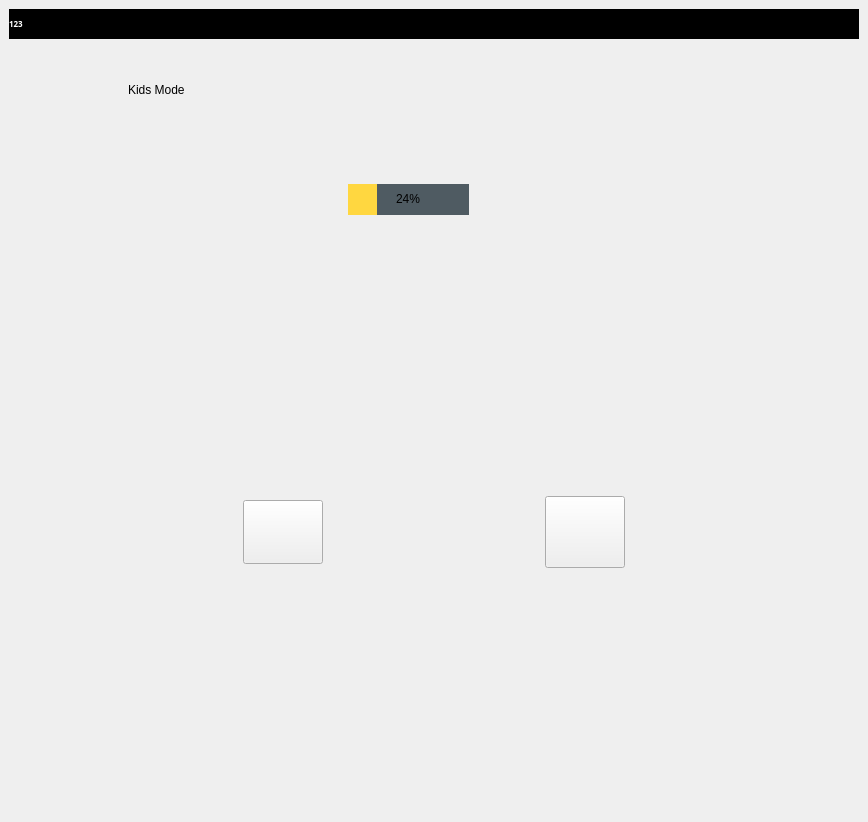
<?xml version="1.0" encoding="UTF-8"?>
<ui version="4.0">
 <class>MainWindow</class>
 <widget class="QMainWindow" name="MainWindow">
  <property name="geometry">
   <rect>
    <x>0</x>
    <y>0</y>
    <width>868</width>
    <height>822</height>
   </rect>
  </property>
  <property name="windowTitle">
   <string>MainWindow</string>
  </property>
  <property name="styleSheet">
   <string notr="true"/>
  </property>
  <widget class="QWidget" name="centralwidget">
   <property name="styleSheet">
    <string notr="true"/>
   </property>
   <layout class="QGridLayout" name="gridLayout">
    <item row="1" column="0">
     <widget class="QWidget" name="central_widget" native="true">
      <property name="styleSheet">
       <string notr="true"/>
      </property>
      <layout class="QVBoxLayout" name="verticalLayout">
       <item>
        <widget class="QWidget" name="time_bar_widget" native="true">
         <property name="minimumSize">
          <size>
           <width>0</width>
           <height>200</height>
          </size>
         </property>
         <property name="maximumSize">
          <size>
           <width>16777215</width>
           <height>200</height>
          </size>
         </property>
         <widget class="QLabel" name="heading">
          <property name="geometry">
           <rect>
            <x>110</x>
            <y>20</y>
            <width>151</width>
            <height>31</height>
           </rect>
          </property>
          <property name="styleSheet">
           <string notr="true">*{
font: 16pt &quot;Game Of Squids&quot;;
}</string>
          </property>
          <property name="text">
           <string>Kids Mode</string>
          </property>
         </widget>
         <widget class="QProgressBar" name="remaining_time_bar">
          <property name="geometry">
           <rect>
            <x>330</x>
            <y>130</y>
            <width>121</width>
            <height>31</height>
           </rect>
          </property>
          <property name="styleSheet">
           <string notr="true">/*  ------------------------------------------------------------------------  */
/*  QProgressBar  */

QProgressBar {
  border-radius: 0;
  background-color: #4f5b62;
  text-align: center;
  color: solid black;
  
	font: 14pt &quot;Game Of Squids&quot;;
}

QProgressBar::chunk {
  background-color: #ffd740;
}

/*  ------------------------------------------------------------------------  */
</string>
          </property>
          <property name="value">
           <number>24</number>
          </property>
         </widget>
        </widget>
       </item>
       <item>
        <widget class="QWidget" name="centralW" native="true">
         <layout class="QHBoxLayout" name="horizontalLayout">
          <item>
           <widget class="QPushButton" name="youtube_btn">
            <property name="maximumSize">
             <size>
              <width>80</width>
              <height>64</height>
             </size>
            </property>
            <property name="styleSheet">
             <string notr="true"/>
            </property>
            <property name="text">
             <string/>
            </property>
            <property name="icon">
             <iconset>
              <normaloff>youtube.png</normaloff>youtube.png</iconset>
            </property>
            <property name="iconSize">
             <size>
              <width>64</width>
              <height>64</height>
             </size>
            </property>
           </widget>
          </item>
          <item>
           <widget class="QPushButton" name="setting_btn">
            <property name="maximumSize">
             <size>
              <width>80</width>
              <height>72</height>
             </size>
            </property>
            <property name="styleSheet">
             <string notr="true"/>
            </property>
            <property name="text">
             <string/>
            </property>
            <property name="icon">
             <iconset>
              <normaloff>settings.png</normaloff>settings.png</iconset>
            </property>
            <property name="iconSize">
             <size>
              <width>60</width>
              <height>64</height>
             </size>
            </property>
            <property name="checkable">
             <bool>true</bool>
            </property>
           </widget>
          </item>
         </layout>
        </widget>
       </item>
      </layout>
     </widget>
    </item>
    <item row="0" column="0">
     <widget class="QWidget" name="top_menu" native="true">
      <property name="minimumSize">
       <size>
        <width>11</width>
        <height>30</height>
       </size>
      </property>
      <property name="maximumSize">
       <size>
        <width>16777215</width>
        <height>30</height>
       </size>
      </property>
      <property name="styleSheet">
       <string notr="true">background-color: rgb(0, 0, 0);</string>
      </property>
      <layout class="QVBoxLayout" name="verticalLayout_2">
       <property name="spacing">
        <number>0</number>
       </property>
       <property name="leftMargin">
        <number>0</number>
       </property>
       <property name="topMargin">
        <number>0</number>
       </property>
       <property name="rightMargin">
        <number>0</number>
       </property>
       <property name="bottomMargin">
        <number>0</number>
       </property>
       <item>
        <widget class="QLabel" name="time_label">
         <property name="font">
          <font>
           <family>Arial Black</family>
           <pointsize>6</pointsize>
           <weight>75</weight>
           <bold>true</bold>
          </font>
         </property>
         <property name="cursor">
          <cursorShape>PointingHandCursor</cursorShape>
         </property>
         <property name="toolTip">
          <string>Time</string>
         </property>
         <property name="styleSheet">
          <string notr="true">color: rgb(255, 255, 255);</string>
         </property>
         <property name="text">
          <string>123</string>
         </property>
         <property name="margin">
          <number>0</number>
         </property>
        </widget>
       </item>
      </layout>
     </widget>
    </item>
   </layout>
  </widget>
 </widget>
 <resources/>
 <connections/>
</ui>
